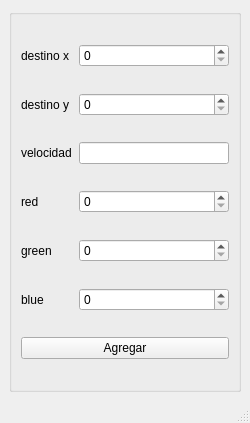
<?xml version="1.0" encoding="UTF-8"?>
<ui version="4.0">
 <class>MainWindow</class>
 <widget class="QMainWindow" name="MainWindow">
  <property name="geometry">
   <rect>
    <x>0</x>
    <y>0</y>
    <width>250</width>
    <height>423</height>
   </rect>
  </property>
  <property name="windowTitle">
   <string>MainWindow</string>
  </property>
  <property name="windowOpacity">
   <double>500.000000000000000</double>
  </property>
  <widget class="QWidget" name="centralwidget">
   <layout class="QGridLayout" name="gridLayout_2">
    <item row="0" column="0">
     <widget class="QGroupBox" name="groupBox">
      <property name="title">
       <string/>
      </property>
      <layout class="QGridLayout" name="gridLayout">
       <item row="4" column="1">
        <widget class="QSpinBox" name="spinBox_4">
         <property name="maximum">
          <number>255</number>
         </property>
        </widget>
       </item>
       <item row="1" column="0">
        <widget class="QLabel" name="label_2">
         <property name="text">
          <string>destino y</string>
         </property>
        </widget>
       </item>
       <item row="5" column="1">
        <widget class="QSpinBox" name="spinBox_5">
         <property name="maximum">
          <number>255</number>
         </property>
        </widget>
       </item>
       <item row="0" column="0">
        <widget class="QLabel" name="label">
         <property name="text">
          <string>destino x </string>
         </property>
        </widget>
       </item>
       <item row="4" column="0">
        <widget class="QLabel" name="label_5">
         <property name="text">
          <string>green</string>
         </property>
        </widget>
       </item>
       <item row="0" column="1">
        <widget class="QSpinBox" name="spinBox">
         <property name="maximum">
          <number>500</number>
         </property>
        </widget>
       </item>
       <item row="2" column="0">
        <widget class="QLabel" name="label_3">
         <property name="text">
          <string>velocidad</string>
         </property>
        </widget>
       </item>
       <item row="3" column="0">
        <widget class="QLabel" name="label_4">
         <property name="text">
          <string>red</string>
         </property>
        </widget>
       </item>
       <item row="3" column="1">
        <widget class="QSpinBox" name="spinBox_3">
         <property name="maximum">
          <number>255</number>
         </property>
        </widget>
       </item>
       <item row="5" column="0">
        <widget class="QLabel" name="label_6">
         <property name="text">
          <string>blue</string>
         </property>
        </widget>
       </item>
       <item row="2" column="1">
        <widget class="QLineEdit" name="lineEdit"/>
       </item>
       <item row="1" column="1">
        <widget class="QSpinBox" name="spinBox_2">
         <property name="maximum">
          <number>500</number>
         </property>
        </widget>
       </item>
       <item row="6" column="0" colspan="2">
        <widget class="QPushButton" name="pushButton">
         <property name="text">
          <string>Agregar</string>
         </property>
        </widget>
       </item>
      </layout>
     </widget>
    </item>
   </layout>
  </widget>
  <widget class="QMenuBar" name="menubar">
   <property name="geometry">
    <rect>
     <x>0</x>
     <y>0</y>
     <width>250</width>
     <height>21</height>
    </rect>
   </property>
  </widget>
  <widget class="QStatusBar" name="statusbar"/>
 </widget>
 <resources/>
 <connections/>
</ui>
